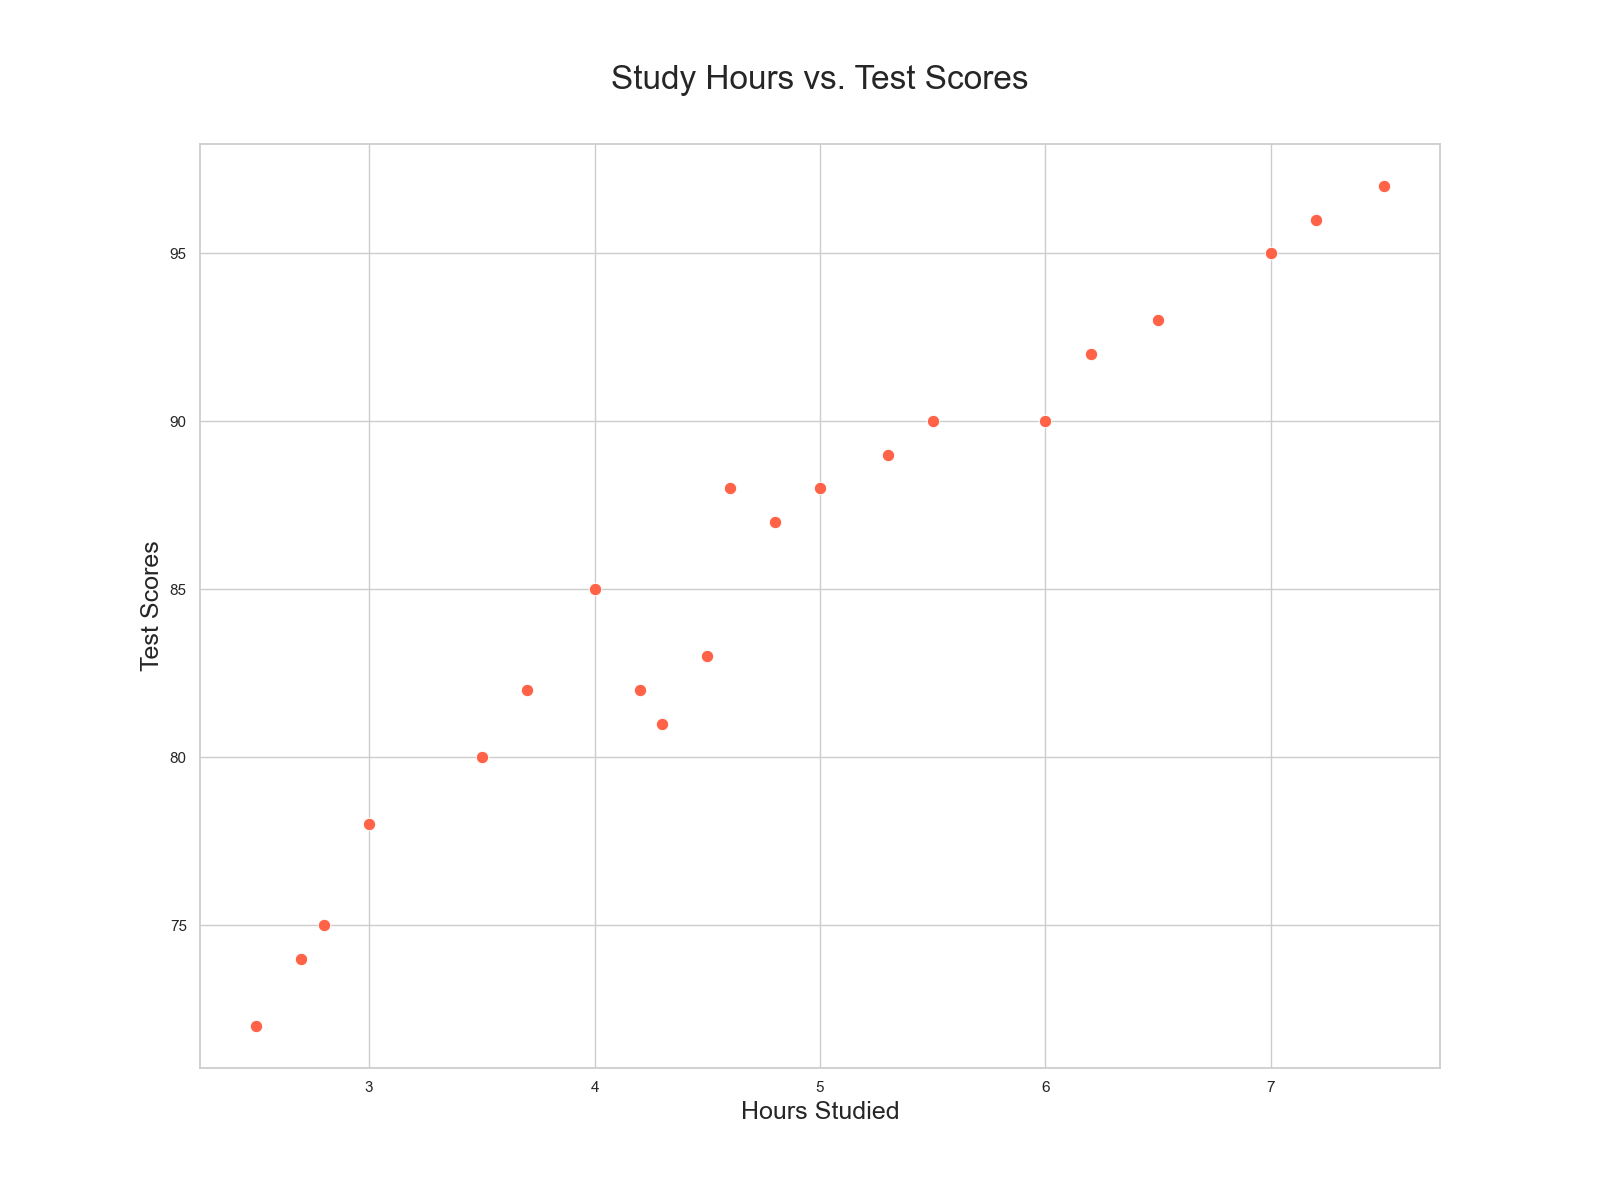

This figure's Python source:

import pandas as pd
import seaborn as sns
import matplotlib.pyplot as plt

# Load data into a pandas DataFrame
data = {
    'Day': ['Monday', 'Tuesday', 'Wednesday', 'Thursday', 'Friday', 'Saturday', 'Sunday',
            'Monday', 'Tuesday', 'Wednesday', 'Thursday', 'Friday', 'Saturday', 'Sunday',
            'Monday', 'Tuesday', 'Wednesday', 'Thursday', 'Friday', 'Saturday', 'Sunday'],
    'HoursStudied': [3, 4, 2.5, 5, 4.2, 6, 7, 3.5, 4.8, 2.8, 5.5, 4.5, 6.2, 7.5, 3.7, 4.6, 2.7, 5.3, 4.3, 6.5, 7.2],
    'TestScores': [78, 85, 72, 88, 82, 90, 95, 80, 87, 75, 90, 83, 92, 97, 82, 88, 74, 89, 81, 93, 96]
}

df = pd.DataFrame(data)

# Set the style
sns.set(style="whitegrid")

# Create the scatterplot
plt.figure(figsize=(16, 12))
scatter_plot = sns.scatterplot(x='HoursStudied', y='TestScores',
                               data=df, color="#FF6347", s=80)

# Customize the axes and title
scatter_plot.set_title('Study Hours vs. Test Scores', fontsize=24, y=1.05)
scatter_plot.set_xlabel('Hours Studied', fontsize=18)
scatter_plot.set_ylabel('Test Scores', fontsize=18)

# Show the plot
plt.show()
